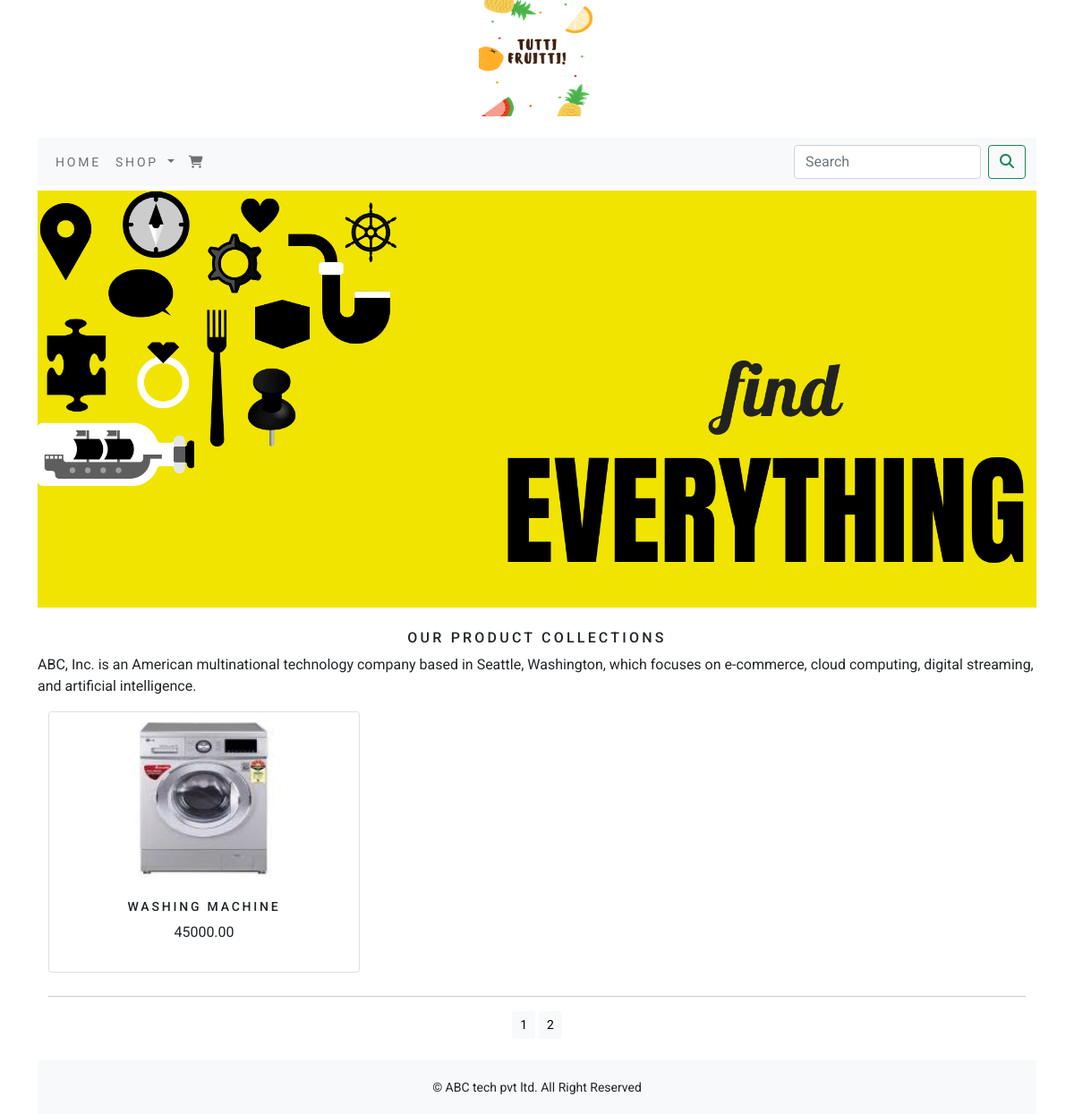
Screenshot of /?page=2 with the database file from the repository.
### shoppingapp/models.py (models this page shows, shortened)
class Product(models.Model):
    name = models.CharField(max_length=250, unique=True)
    slug = models.SlugField(max_length=250, unique=True)
    desc = models.TextField(blank=True)
    price = models.DecimalField(max_digits=10, decimal_places=2)
    category = models.ForeignKey(Category, on_delete=models.CASCADE)
    img = models.ImageField(upload_to='product', blank=True)
    stock = models.IntegerField()
    available = models.BooleanField(default=True)
    created = models.DateTimeField(auto_now_add=True)
    updated = models.DateTimeField(auto_now=True)
    class Meta:
        ordering = ('name',)
        verbose_name = 'product'
        verbose_name_plural = 'products'
    def get_url(self):
        return reverse('shoppingapp:product_details', args=[self.category.slug, self.slug])

### shoppingapp/views.py (the view)
# urls.py: path('', views.allprodcat, name='allprodcat'),
def allprodcat(request, c_slug=None):
    c_page = None
    if c_slug is not None:
        c_page = get_object_or_404(Category, slug=c_slug)
        products_list = Product.objects.all().filter(category=c_page, available=True)
    else:
        products_list = Product.objects.all().filter(available=True)
    paginator = Paginator(products_list, 6)
    try:
        page = int(request.GET.get('page', 1))
    except():
        page = 1
    try:
        products = paginator.page(page)
    except(EmptyPage, InvalidPage):
        products = paginator.page(paginator.num_pages)
    return render(request, "category.html", {'category': c_page, 'products': products})

### cart/context_processors.py (called while the page is built)
def counter(request):
    item_count = 0
    if 'admin' in request.path:
        return {}
    else:
        try:
            cart = Cart.objects.filter(cart_id=_cart_id(request))
            cart_items = CartItem.objects.all().filter(cart=cart[:1])
            for cart_item in cart_items:
                item_count += cart_item.quantity
        except Cart.DoesNotExist:
            item_count = 0
    return dict(item_count=item_count)

### cart/views.py (called while the page is built)
def _cart_id(request):
    cart = request.session.session_key
    if not cart:
        cart = request.session.create()
    return cart

### shoppingapp/context_processors.py (called while the page is built)
def menu_links(request):
    links = Category.objects.all()
    return dict(links=links)

### shoppingapp/models.py (called while the page is built)
    def get_url(self):
        return reverse('shoppingapp:products_by_category', args=[self.slug])

### templates/category.html (shortened to what this page needs)
{% extends 'base.html' %}
{% load static %}
{% block content %}
    <div class="mx_auto">
        {% if category %}
            <img class="my_image" src="{{ category.img.url }}" alt="{{ category.name }}" style="height: 300px;">
            </div><br>
            <div>
                <h1 class="text-center my_title">{{ category.name }}</h1>
                <p class="text-justify">{{ category.desc }}</p>
            </div>
        {% else %}
            <div>
                <img class="my_image my_image_padding" src="{% static 'img/banner.png' %}" alt="Our Products">
            </div><br>
            <div>
                <h1 class="text-center my_title">Our Product Collections</h1>
                <p class="text-justify">ABC, Inc. is an American multinational technology company based in Seattle, Washington, which focuses on e-commerce, cloud computing, digital streaming, and artificial intelligence.</p>
            </div>
        {% endif %}
    <div class="container">
        <div class="row mx_auto">
            {% for product in products.object_list %}
                <div class="my_bottom_margin col-9 col-sm-12 col-md-4 col-md-4 xol-lg-4">
                    <div class="card text-center" style="min-width: 18rem">
                        <a href="{{ product.get_url }}"><img class="card-img-top my_image" src="{{ product.img.url }}" alt="{{ product.name }}"></a>
                        <div class="card-body">
                            <h4>{{ product.name }}</h4>
                            <p>{{ product.price }}</p>
                        </div>
                    </div>
                </div>
            {% endfor %}
        </div>
        <div class="mx_auto">
            {% if products.paginator.num_pages > 1 %}
                <hr>
                <div class="text-center">
                    {% for pg in products.paginator.page_range %}
                        <a href="?page={{ pg }}" class="btn btn-light btn-sm" {% if products.number == pg %} active {% endif %}>{{ pg }}</a>
                    {% endfor %}
                </div>
            {% endif %}
        </div><br>
    </div>
{% endblock %}

### static/css/custom.css (style rules this page uses)
body { font-family: 'Roboto', sans-serif; }
.my_image { width: 100%; height: auto; }
.my_title { font-size: 16px; text-transform: uppercase; letter-spacing: .2em; }
.my_bottom_margin { margin-bottom: 10px; }
.card-body h4 { font-size: 14px; text-transform: uppercase; letter-spacing: .2em; }
.my_image_padding { padding-top: 5px; }

### rows the page displays
Product: img (picture), name "WASHING MACHINE", price "45000.00"

### other values shown
{{ pg }} "1" "2"
